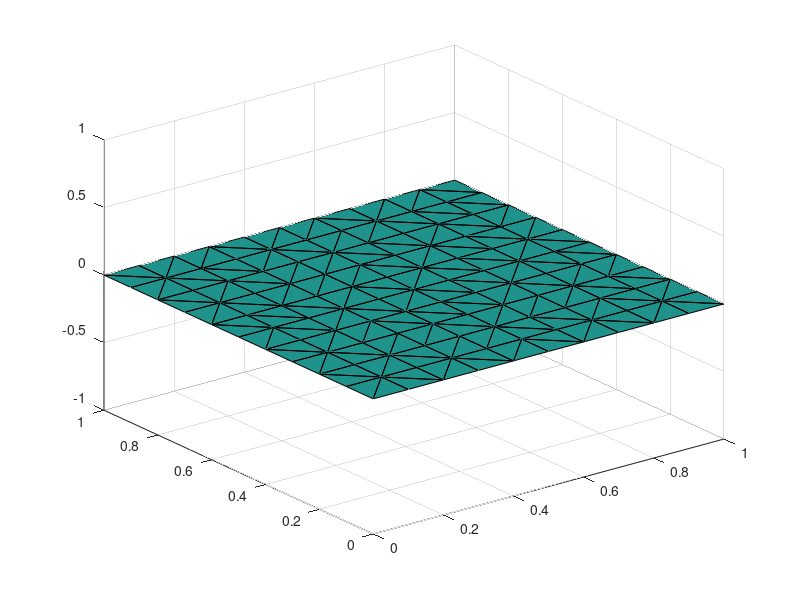

MATLAB code for this plot: (Note: this script raises an error after producing the figure.)
%
% Script for solving the numerical excercise in the 1st Optimization sheet
%
% MINIMAL TRIANGULATED GRAPHS
% Compute the minimal triangular graph over Omega := (0,1)x(0,1).
%
% Find q : Ömega -> R, s.t.  
%         a) q is picewise linear and continuos in a linear triangulation of Omega
%         b) q has the minimal surface graph among all picewise functionals
%         c) q satisfies the boundary conditions:
%               q(x1,x2) = 1/2 - |x2 - 1/2| for (x1,x2) in the boundary  
%
clear all
clc

% %%%%%%%%%%%%%%%%%%%%%%%%%%%%%%%%%%%%%%%%%%%%%%%%%%%%%%%%%%%%%%%%%%%%%%%%%
% Subdivide Omega into triangles with corners Q1(x1', x2''),..., Qm(x1', x2'')
% %%%%%%%%%%%%%%%%%%%%%%%%%%%%%%%%%%%%%%%%%%%%%%%%%%%%%%%%%%%%%%%%%%%%%%%%%

n = 10; % number of triangles is 2*n^2
h = 1/n; % size of the grid
% grid
[x,y] = meshgrid(0:h:1,0:h:1);
%triangulation
tri = delaunay(x,y);
tri  = sort(tri,2);
[Y,ind] = sort(tri(:,1));
B = tri(ind,:);
tri = B;
%prove if it works
z = zeros(n+1);
trisurf(tri,x,y,z)

% we need to be able to examine the coordinates of the vertices of the
% triangles, so we define the triangular grid as follows
P = [x(:,1),y(:,1)];
for i=2:n+1
    P = [P; x(:,i),y(:,i) ];
end


TR = triangulation(tri,P)
triplot(TR)


% %%%%%%%%%%%%%%%%%%%%%%%%%%%%%%%%%%%%%%%%%%%%%%%%%%%%%%%%%%%%%%%%%%%%%%%%%
% Consider the functions q continuous on Omega and linear in each triangle
% %%%%%%%%%%%%%%%%%%%%%%%%%%%%%%%%%%%%%%%%%%%%%%%%%%%%%%%%%%%%%%%%%%%%%%%%%

%the values on the boundary are fixed, i.e., z(1,:),z(n+1,:),z(:,1),z(:,n+1)
z(:,1) = 1/2 - abs(y(:,1) - 1/2)
z(:,n+1) = 1/2 - abs(y(:,n+1) - 1/2)
trisurf(tri,x,y,z)

% we fix the initial conditions to be as random between 0 and 0.5
rng(12345);
z(:,2:n) = unifrnd(0,ones((n+1),(n-1)).*0.5);
trisurf(tri,x,y,z)

% Calculate the initial Areas
% Recall: the magnitud of the cross product between two vectors is equal to
%         the area that has the parallelogram that is described by its sum.

areas = zeros(1,(2*n^2));

% the instruction TR.Points(TR.ConnectivityList(k,:),:)  lets you examine 
% the coordinates of the vertices of the k-th triangle
for k = 1:(2*n^2)
    vertices = TR.ConnectivityList(k,:);
    triang = [TR.Points(vertices,:), [z(vertices)]' ];
    areas(k) = 0.5 * norm(cross(triang(2,:) - triang(1,:), triang(3,:)- triang(1,:)));
end
TotArea = sum(areas)


